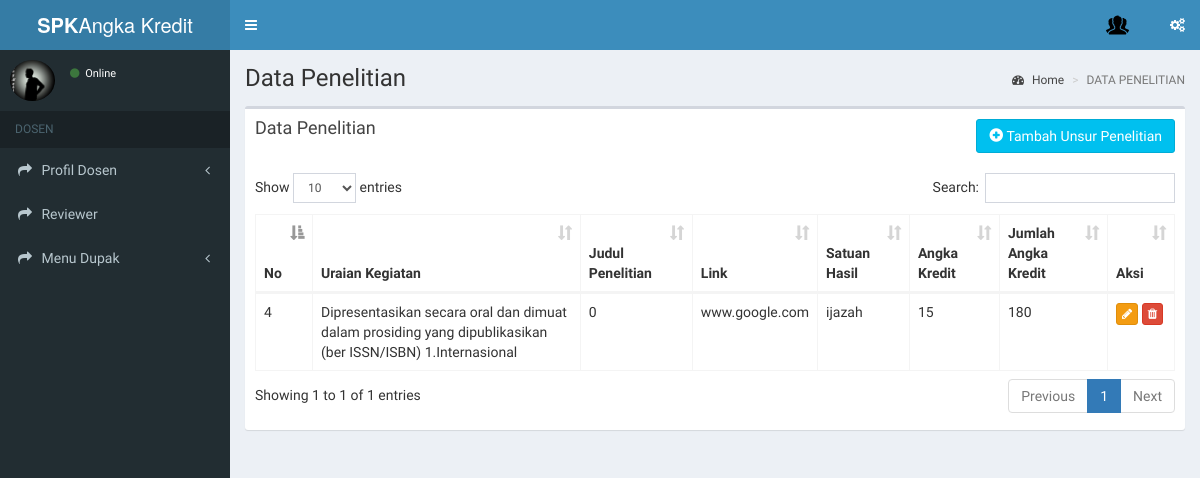
Screenshot of /index.php/dosen/penelitian with the database file from the repository.
### tables this page shows
CREATE TABLE IF NOT EXISTS `penelitian` (
`id_penelitian` int(11) NOT NULL,
  `id_dosen` int(11) DEFAULT NULL,
  `unsur` int(50) DEFAULT NULL,
  `sub` int(50) DEFAULT NULL,
  `uraian` int(50) DEFAULT NULL,
  `judul` varchar(100) DEFAULT NULL,
  `link` text,
  `satuan_hasil` varchar(100) DEFAULT NULL,
  `lampiran` text,
  `jumlah_ak` double DEFAULT NULL
);

CREATE TABLE IF NOT EXISTS `uraian_kegiatan` (
`id_uraian` int(11) NOT NULL,
  `id_sub` int(11) DEFAULT NULL,
  `nama_uraian` text,
  `angka_kredit` int(11) DEFAULT NULL
);

### application/controllers/dosen/Penelitian.php (called while the page is built, shortened)
<?php defined('BASEPATH')OR exit('no direct script access allowed');
 class Penelitian extends CI_Controller
 {
     public function __construct()
     {
        $this->load->model('penelitian_model');
     }
     public function index()
     {
     	$data['penelitian']=$this->penelitian_model->get_penelitian();
		$this->load->view('atribut/header');
		$this->load->view('dosen/menudupak/datapenelitian',$data);
		$this->load->view('atribut/footer');
     }
 } ?>

### index.php (called while the page is built, shortened)
<?php
require_once BASEPATH.'core/CodeIgniter.php';

### application/models/Penelitian_model.php (called while the page is built, shortened)
<?php
class Penelitian_model extends CI_model
{
	public function get_penelitian(){
		$query =$this->db->query('SELECT * FROM penelitian JOIN unsur_kegiatan ON penelitian.`unsur`=unsur_kegiatan.`id_unsur` JOIN sub_kegiatan ON penelitian.`sub`=sub_kegiatan.`id_sub` JOIN `uraian_kegiatan` ON penelitian.`uraian`=`uraian_kegiatan`.`id_uraian` JOIN dosen ON penelitian.`id_dosen`=dosen.`id_dosen`');
		return $query->result_array();
	}
}

### application/views/dosen/menudupak/datapenelitian.php (the view, shortened to what this page needs)
<div class="content-wrapper">
   <section class="content-header">
     <h1>Data Penelitian</h1>
     <ol class="breadcrumb">
       <li><a href="#"><i class="fa fa-dashboard"></i> Home</a></li>
       <li class="active">DATA PENELITIAN</li>
     </ol>
   </section>
 <section class="content">
     <div class="row">
       <div class="col-xs-12">
         <div class="box">
           <div class="box-header">
             <h2 class="box-title">Data Penelitian <?php echo $this->session->userdata('username') ?></h2>
             <a href="<?php echo base_url('dosen/Penelitian/tambah') ?>" class="btn btn-info pull-right"><i class="glyphicon glyphicon-plus-sign"></i> Tambah Unsur Penelitian</a>
           </div>
           <div class="box-body">
             <div class="alert alert-success" style="display: none;"></div>
             <table id="tabelPenelitian" class="table table-bordered table-hover">
               <thead>
               <tr>
                 <th>No</th>
                 <th>Uraian Kegiatan</th>
                 <th>Judul Penelitian</th>
                 <th>Link</th>
                 <th>Satuan Hasil</th>
                 <th>Angka Kredit</th>
                 <th>Jumlah Angka Kredit</th>
                 <th>Aksi</th>
               </tr>
               </thead>
                <tbody>
                  <?php foreach ($penelitian as $pen):?>
               <tr>
                 <td><?php echo $pen['id_penelitian'] ?></td>
                 <td><?php echo $pen['nama_uraian'];?></td>
                 <td><?php echo $pen['judul'];?></td>
                 <td><?php echo $pen['link'];?></td>
                 <td><?php echo $pen['satuan_hasil'];?></td>
                 <td><?php echo $pen['angka_kredit'];?></td>
                 <td><?php echo $pen['jumlah_ak'];?></td>
                 <td>
                    <a href="<?php echo base_url('dosen/Penelitian/editPenelitian/').$pen['id_penelitian']?>" class="btn btn-warning btn-xs btn_edit_personil"><span class="fa fa-pencil"></span></a>
                   <a href="<?php echo base_url('dosen/Menudupak/deletePenelitian/').$pen['id_penelitian']?>" class="btn btn-danger btn-xs" onclick="return confirm('Yakin akan menghapus data?');"><span class="fa fa-trash"></span></a>
                 </td>
               </tr>
               <?php endforeach;?>
               </tbody>
               </table>
           </div>
         </div>
       </div>
     </div>
   </section>

### rows the page displays
penelitian: id_penelitian "4", uraian.nama_uraian "Dipresentasikan secara oral dan dimuat dalam prosiding yang dipublikasikan (ber ISSN/ISBN) 1.Internasional", judul "0", link "www.google.com", satuan_hasil "ijazah", uraian.angka_kredit "15", jumlah_ak "180"
